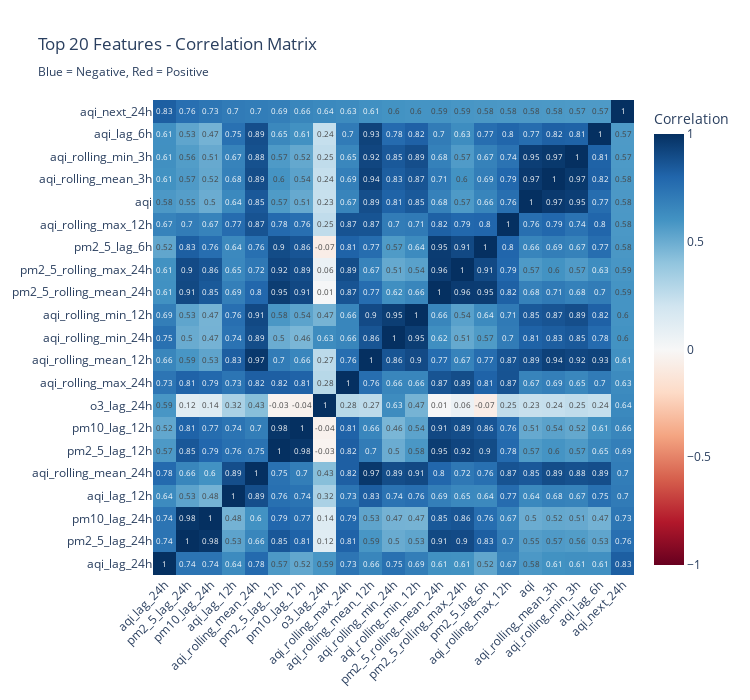

Here is the notebook cell this chart was saved with:
### Code cell
# Visualize feature importance
if correlations is not None and len(correlations) > 1:
    # Get top features (skip target itself)
    top_features = correlations.head(21).index.tolist()  # Get 21 to ensure we have 20 after removing target
    if 'aqi_next_24h' in top_features:
        top_features.remove('aqi_next_24h')
    top_features = top_features[:20]  # Keep top 20
    top_features.append('aqi_next_24h')  # Add target back at end
    
    # Create correlation matrix for top features
    corr_matrix = df[top_features].corr()
    
    fig = go.Figure(data=go.Heatmap(
        z=corr_matrix.values,
        x=corr_matrix.columns,
        y=corr_matrix.columns,
        colorscale='RdBu',
        zmid=0,
        text=corr_matrix.values.round(2),
        texttemplate='%{text}',
        textfont={"size": 8},
        colorbar=dict(title="Correlation")
    ))
    
    fig.update_layout(
        title='Top 20 Features - Correlation Matrix<br><sub>Blue = Negative, Red = Positive</sub>',
        height=700,
        width=750,
        xaxis_tickangle=-45
    )
    
    fig.show()
    
    print("\n💡 Key insights:")
    print("   • Features strongly correlated with target are most predictive")
    print("   • Lag features (past AQI values) usually have strongest correlation")
    print("   • Rolling means capture trends well")
    print("   • Look for dark red/blue cells in the bottom row (correlation with target)")
else:
    print("⚠️  Not enough numeric features for correlation visualization")

### Figure 1 — Plotly figure (JSON) as saved in the notebook; plotly's stock layout.template omitted (floating-point values rounded to 4 significant figures; data arrays with more than 128 entries replaced by an {"elided": "..."} marker saying what was removed)
{"data": [{"colorbar": {"title": {"text": "Correlation"}}, "colorscale": [[0, "rgb(103,0,31)"], [0.1, "rgb(178,24,43)"], [0.2, "rgb(214,96,77)"], [0.3, "rgb(244,165,130)"], [0.4, "rgb(253,219,199)"], [0.5, "rgb(247,247,247)"], [0.6, "rgb(209,229,240)"], [0.7, "rgb(146,197,222)"], [0.8, "rgb(67,147,195)"], [0.9, "rgb(33,102,172)"], [1, "rgb(5,48,97)"]], "text": {"elided": "21x21 float values"}, "textfont": {"size": 8}, "texttemplate": "%{text}", "type": "heatmap", "x": ["aqi_lag_24h", "pm2_5_lag_24h", "pm10_lag_24h", "aqi_lag_12h", "aqi_rolling_mean_24h", "pm2_5_lag_12h", "pm10_lag_12h", "o3_lag_24h", "aqi_rolling_max_24h", "aqi_rolling_mean_12h", "aqi_rolling_min_24h", "aqi_rolling_min_12h", "pm2_5_rolling_mean_24h", "pm2_5_rolling_max_24h", "pm2_5_lag_6h", "aqi_rolling_max_12h", "aqi", "aqi_rolling_mean_3h", "aqi_rolling_min_3h", "aqi_lag_6h", "aqi_next_24h"], "y": ["aqi_lag_24h", "pm2_5_lag_24h", "pm10_lag_24h", "aqi_lag_12h", "aqi_rolling_mean_24h", "pm2_5_lag_12h", "pm10_lag_12h", "o3_lag_24h", "aqi_rolling_max_24h", "aqi_rolling_mean_12h", "aqi_rolling_min_24h", "aqi_rolling_min_12h", "pm2_5_rolling_mean_24h", "pm2_5_rolling_max_24h", "pm2_5_lag_6h", "aqi_rolling_max_12h", "aqi", "aqi_rolling_mean_3h", "aqi_rolling_min_3h", "aqi_lag_6h", "aqi_next_24h"], "z": {"elided": "21x21 float values"}, "zmid": 0}], "layout": {"height": 700, "title": {"text": "Top 20 Features - Correlation Matrix<br><sub>Blue = Negative, Red = Positive</sub>"}, "width": 750, "xaxis": {"tickangle": -45}}}
